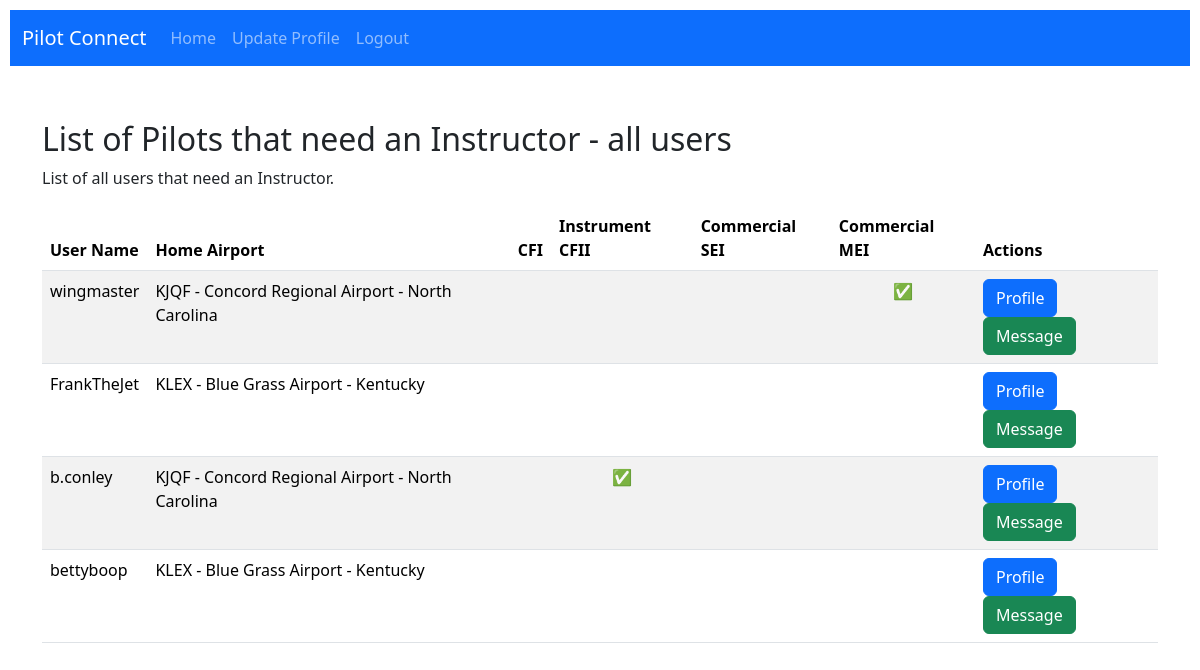
Screenshot of /instructor-list/ with the database file from the repository.
### connections/models.py (models this page shows, shortened)
class PilotProfile(models.Model):
    user = models.OneToOneField(User, on_delete=models.CASCADE)
    home_airport = models.ForeignKey(AirportData, on_delete=models.SET_NULL, null=True, blank=True)
    flight_hours = models.PositiveIntegerField(default=0)
    last_activity_date = models.DateTimeField(null=True, blank=True)
    private_pilot = models.BooleanField(default=False)
    instrument_rating = models.BooleanField(default=False)
    commercial_pilot_single_engine = models.BooleanField(default=False)
    flight_instructor_cfi = models.BooleanField(default=False)
    flight_instructor_cfii = models.BooleanField(default=False)
    commercial_pilot_multi_engine = models.BooleanField(default=False)
    flight_instructor_multi_engine_mei = models.BooleanField(default=False)
    safety_pilot_need_vfr_single_engine = models.BooleanField(default=False)
    safety_pilot_need_ifr_single_engine = models.BooleanField(default=False)
    safety_pilot_need_ifr_multi_engine = models.BooleanField(default=False)
    safety_pilot_offer_vfr_single_engine = models.BooleanField(default=False)
    safety_pilot_offer_ifr_single_engine = models.BooleanField(default=False)
    safety_pilot_offer_ifr_multi_engine = models.BooleanField(default=False)
    instructor_need_cfi = models.BooleanField(default=False)
    instructor_need_instrument_cfii = models.BooleanField(default=False)
    instructor_need_commercial_single_engine = models.BooleanField(default=False)
    instructor_need_commercial_multi_engine_mei = models.BooleanField(default=False)
    instructor_offer_cfi = models.BooleanField(default=False)
    instructor_offer_instrument_cfii = models.BooleanField(default=False)
    instructor_offer_commercial_single_engine = models.BooleanField(default=False)
    instructor_offer_commercial_multi_engine_mei = models.BooleanField(default=False)
    rent_need_single_engine = models.BooleanField(default=False)
    rent_need_multi_engine = models.BooleanField(default=False)
    rent_offer_single_engine = models.BooleanField(default=False)
    rent_offer_multi_engine = models.BooleanField(default=False)
    comments = models.TextField(null=True, blank=True)

class AirportData(models.Model):
    country_code = models.CharField(max_length=2, default='US')
    iata = models.CharField(max_length=3)
    icao = models.CharField(max_length=4)
    airport = models.CharField(max_length=255)
    latitude = models.FloatField(default=0.0)
    longitude = models.FloatField(default=0.0)
    city = models.CharField(max_length=255)
    state = models.CharField(max_length=255)
    def __str__(self):
        return f"{self.icao} - {self.airport} - {self.state}"

### connections/views.py (the view)
# urls.py: path('instructor-list/', views.InstructorListView.as_view(), name='instructor_list'),
class InstructorListView(ListView):
    model = PilotProfile
    template_name = 'connections/instructor_list.html'
    context_object_name = 'instructors'
    def get_queryset(self):
        return PilotProfile.objects.filter(
            Q(instructor_need_cfi=True) |
            Q(instructor_need_instrument_cfii=True) |
            Q(instructor_need_commercial_single_engine=True) |
            Q(instructor_need_commercial_multi_engine_mei=True) |
            Q(instructor_offer_cfi=True) |
            Q(instructor_offer_instrument_cfii=True) |
            Q(instructor_offer_commercial_single_engine=True) |
            Q(instructor_offer_commercial_multi_engine_mei=True)
        )

### connections/templates/connections/instructor_list.html (shortened to what this page needs)
{% extends 'connections/base.html' %}
{% block content %}
  <div class="container mt-4">
    <h2>List of Pilots that need an Instructor - all users</h2>
    <p>List of all users that need an Instructor.</p>
    <table class="table table-striped mt-2">
      <thead>
        <tr>
          <th scope="col">User Name</th>
          <th scope="col">Home Airport</th>
          <th scope="col">CFI</th>
          <th scope="col">Instrument CFII</th>
          <th scope="col">Commercial SEI</th>
          <th scope="col">Commercial MEI</th>
          <th scope="col">Actions</th>
        </tr>
      </thead>
      <tbody>
        {% for pilot_profile in instructors %}
          <tr>
            <td>{{ pilot_profile.user.username }}</td>
            <td>{{ pilot_profile.home_airport }}</td>
            <td class="text-center">{% if pilot_profile.instructor_need_cfi %}✅{% endif %}</td>
            <td class="text-center">{% if pilot_profile.instructor_need_instrument_cfii %}✅{% endif %}</td>
            <td class="text-center">{% if pilot_profile.instructor_need_commercial_single_engine %}✅{% endif %}</td>
            <td class="text-center">{% if pilot_profile.instructor_need_commercial_multi_engine_mei %}✅{% endif %}</td>
            <td>
              <a href="{% url 'view_pilot_profile' user_id=pilot_profile.user.id %}" class="btn btn-primary">Profile</a>
              <a href="{% url 'send_message' recipient_id=pilot_profile.user.id %}" class="btn btn-success">Message</a>
            </td>
          </tr>
        {% endfor %}
      </tbody>
    </table>
  </div>
{% endblock %}

### connections/templates/connections/base.html (style rules this page uses)
body { margin: 0; padding: 0; display: flex; flex-direction: column; min-height: 100vh; }

### rows the page displays
PilotProfile: user.username "wingmaster", home_airport "KJQF - Concord Regional Airport - North Carolina"
PilotProfile: user.username "FrankTheJet", home_airport "KLEX - Blue Grass Airport - Kentucky"
PilotProfile: user.username "b.conley", home_airport "KJQF - Concord Regional Airport - North Carolina"
PilotProfile: user.username "bettyboop", home_airport "KLEX - Blue Grass Airport - Kentucky"
